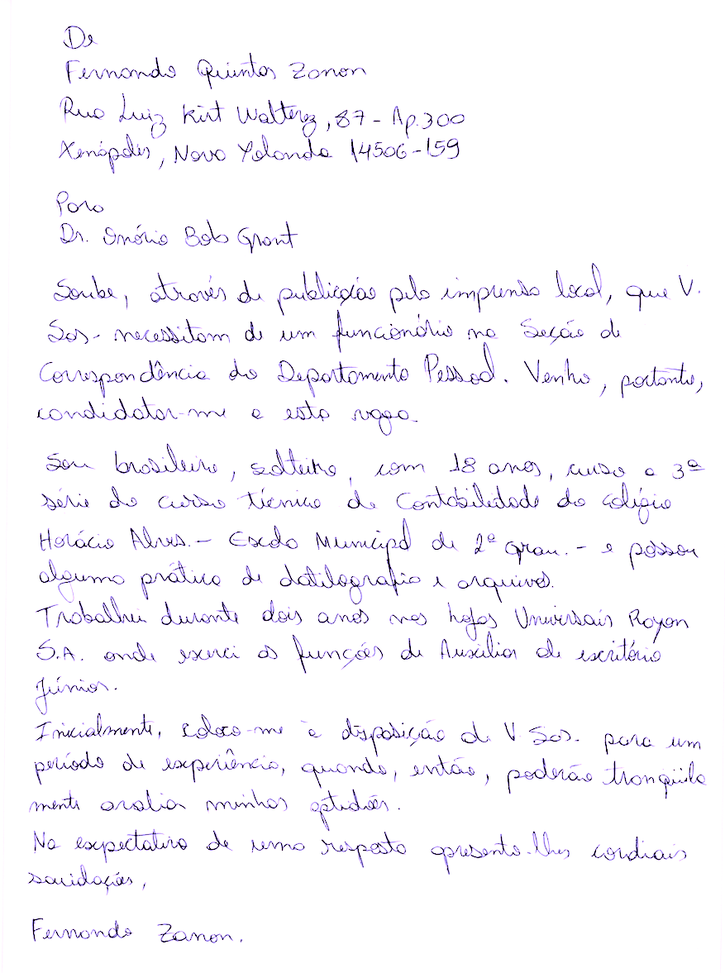
#> input picture exerc-6c/carta.png, 725 x 973 px, shrunk from 877 x 1177 before the run
$ python letter.py   (Python 2 division)
#> lines starting #> are read from the running program, lines starting #| are printed output that depends on the picture; after the words box and inside, x2 and y2 are one past the last pixel; in counts of white or black regions, pixels touching at a corner belong together
#!/usr/bin/python

import numpy as np
import cv2,sys,random

import matplotlib
matplotlib.use('Agg') # Force matplotlib to not use any Xwindows backend.
from matplotlib import pyplot as plt

'''
A carta tem 23 linhas
'''

img_original = cv2.imread('carta.png')
#> img_original is the input picture: shape (973, 725, 3); mean B, G, R 250.8, 247.3, 248.4
img_gray = cv2.cvtColor(img_original, cv2.COLOR_BGR2GRAY)
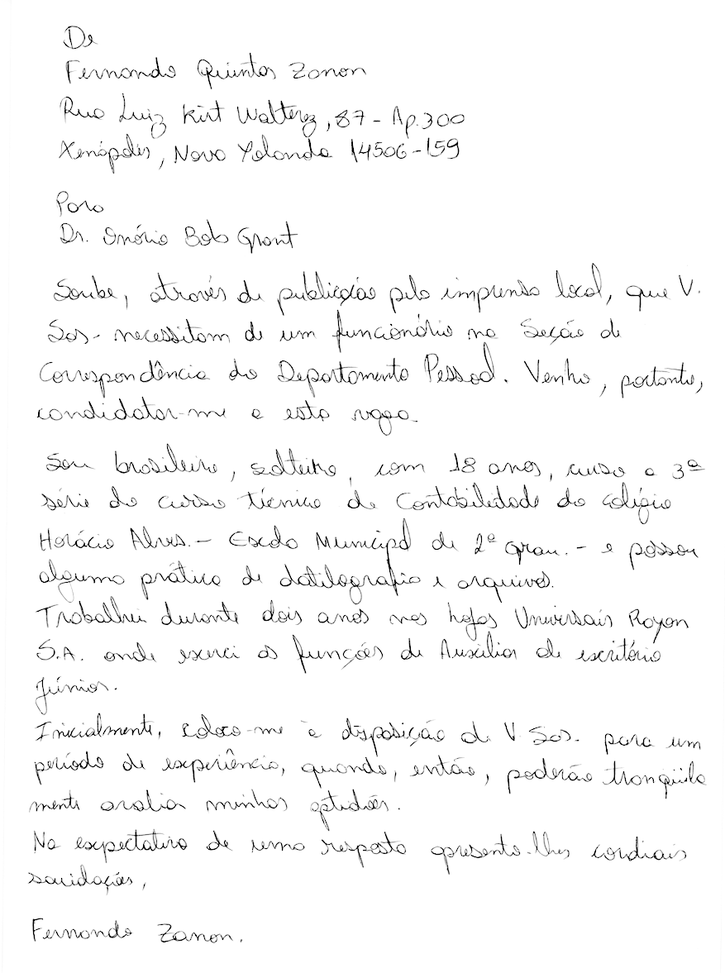
#> img_gray: shape (973, 725); min 0, max 255, mean 248

ret, th = cv2.threshold(img_gray, 0,255,cv2.THRESH_BINARY + cv2.THRESH_OTSU)
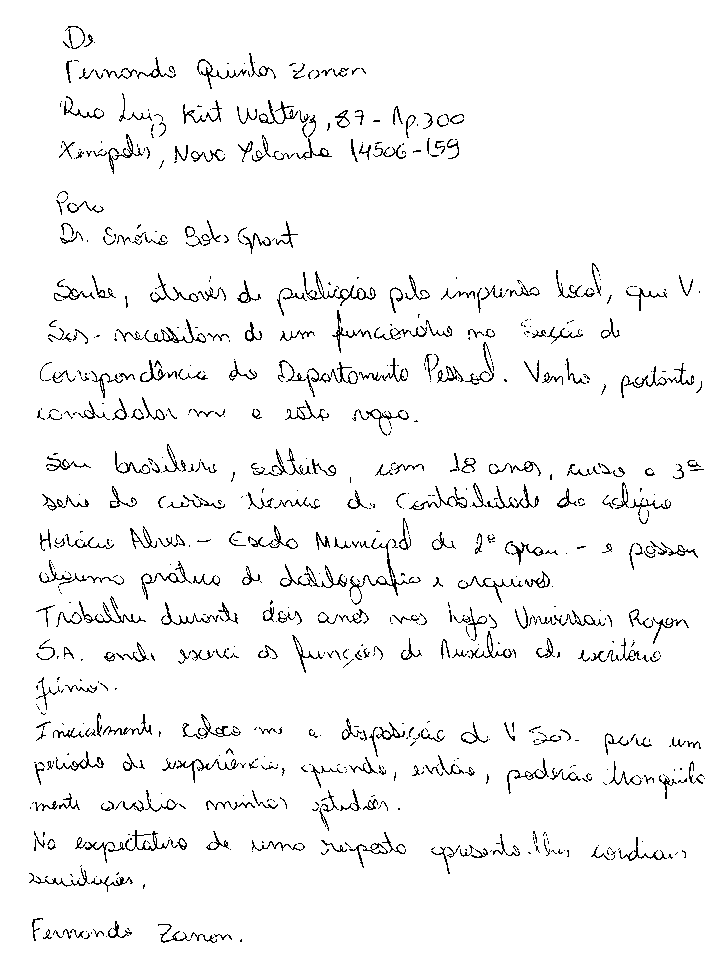
#> th: shape (973, 725); 95.9% white; black in thin lines or dots, all inside (x1, y1, x2, y2) = (29, 26, 705, 943)
#> ret = 184

cv2.imwrite("1-otsu.png", th)

inverted = abs(255 - th)

cv2.imwrite("2-inverted.png", inverted)

h,w = inverted.shape
#> h = 973; w = 725

hist = []

for i in range(h):
    line = inverted[i,:]
    hist.append(cv2.countNonZero(line))
#> after the loop, hist = 973 values, max 188 at index 505, min 0 at index 0, mean 29.48

plt.plot(hist)
plt.xlim([0,h-1])
plt.savefig("3-hist.png")
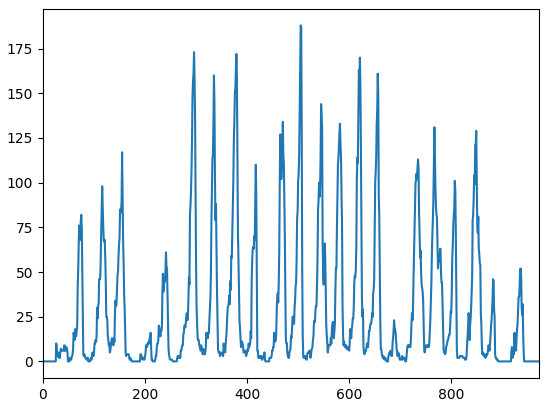
#> figure drawn by matplotlib, 1 panel; curve peaks at x = 505, y = 188

minimum = 26 # minimum of pixels to consider as line
inside_line = False
line_counter = 0
for val in hist:
    if val > minimum and not inside_line:
        line_counter = line_counter + 1
        inside_line = True
    elif val < minimum:
        #this is not a line anymore
        inside_line = False
#> this loop made 973 passes
#> (val, inside_line) on passes 2 to 13: (0, False), (0, False), (0, False), (0, False), (0, False), (0, False), (0, False), (0, False), (0, False), (0, False), (0, False), (0, False)
#> inside_line on passes 1, 61, 62, 63, 64, 65: False, False, False, False, False, False
#> after the loop, line_counter = 26

print "The image has around {} lines of text".format(line_counter)
#| The image has around 26 lines of text
